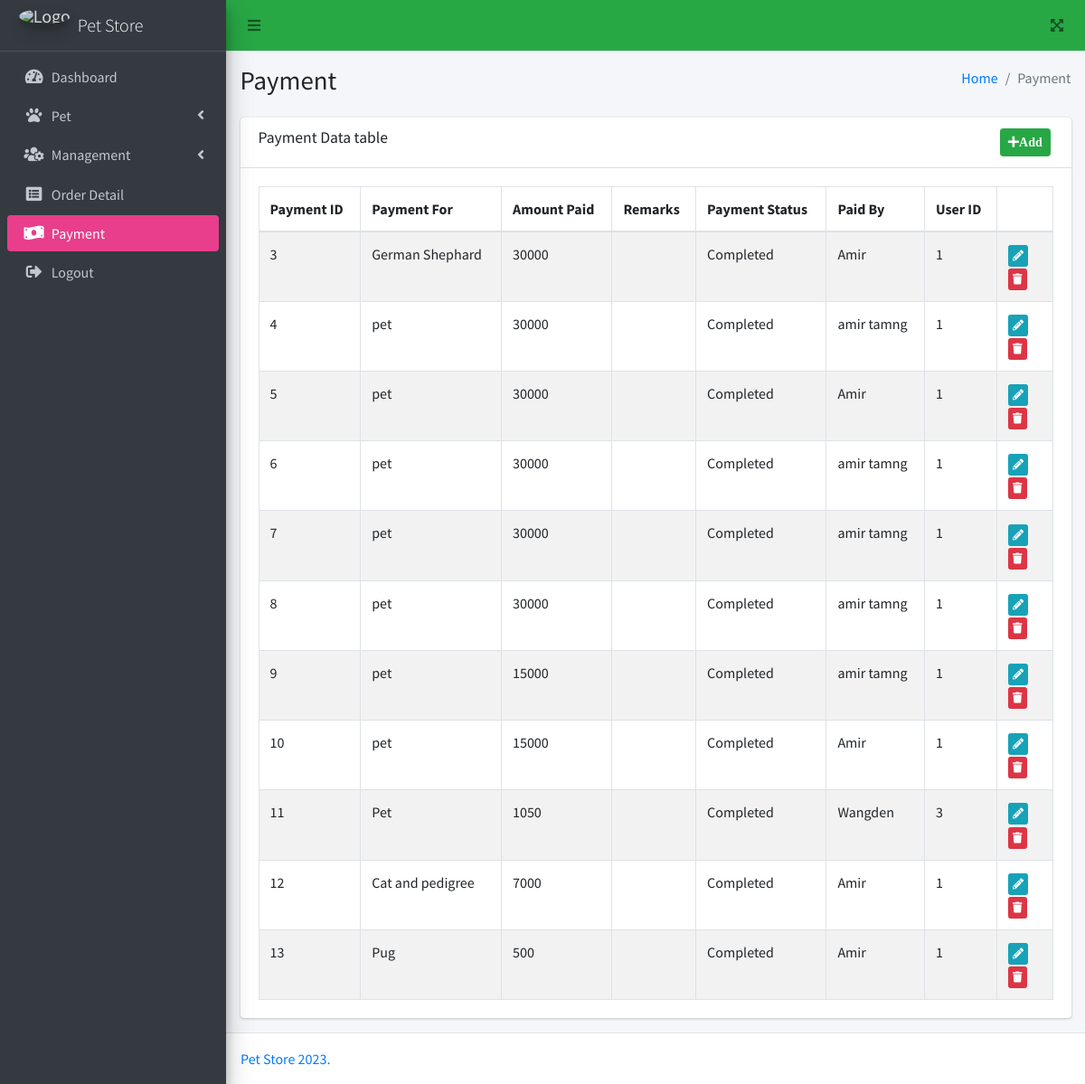
Screenshot of /pets/public/admin/Client/payment.php with the database file from the repository.
### tables this page shows
CREATE TABLE `tbl_payment` (
  `payment_id` int NOT NULL AUTO_INCREMENT,
  `payment_for` varchar(30) NOT NULL,
  `amount_paid` float NOT NULL,
  `remarks` varchar(100) DEFAULT NULL,
  `payment_status` varchar(20) NOT NULL,
  `paid_by` varchar(30) NOT NULL,
  `user_id` int NOT NULL,
  PRIMARY KEY (`payment_id`),
  KEY `user_id` (`user_id`),
  CONSTRAINT `tbl_payment_ibfk_1` FOREIGN KEY (`user_id`) REFERENCES `tbl_user` (`user_id`) ON DELETE CASCADE ON UPDATE CASCADE
);

### pets/public/admin/Client/payment.php (the view, shortened to what this page needs)
<?php
$hostname = 'db';
$username = 'admin1';
$password = 'password';
$dbname = 'pets';
$pdo = new PDO("mysql:host=$hostname;dbname=$dbname", $username, $password);
try {
  $stmt = $pdo->prepare('SELECT * FROM tbl_payment');
  $stmt->execute();
  $payment = $stmt->fetchAll(PDO::FETCH_ASSOC);
} catch (PDOException $e) {
  die("Error: " . $e->getMessage());
}
?>
<!DOCTYPE html>
<html lang="en">
<head>
  <link rel="stylesheet" href="../plugins/fontawesome-free/css/all.min.css">
  <link rel="stylesheet" href="../plugins/datatables-bs4/css/dataTables.bootstrap4.min.css">
  <link rel="stylesheet" href="../plugins/datatables-responsive/css/responsive.bootstrap4.min.css">
  <link rel="stylesheet" href="../plugins/datatables-buttons/css/buttons.bootstrap4.min.css">
  <link rel="stylesheet" href="../dist/css/adminlte.min.css">
</head>
<body class="hold-transition sidebar-mini">
  <div class="wrapper">
    <nav class="main-header navbar navbar-expand navbar-light navbar-green">
      <ul class="navbar-nav">
        <li class="nav-item">
          <a class="nav-link" data-widget="pushmenu" href="#" role="button"><i class="fas fa-bars"></i></a>
        </li>
      </ul>
      <ul class="navbar-nav ml-auto">
        <li class="nav-item">
          <a class="nav-link" data-widget="fullscreen" href="#" role="button">
            <i class="fas fa-expand-arrows-alt"></i>
          </a>
        </li>
      </ul>
    </nav>
    <aside class="main-sidebar sidebar-dark-primary elevation-4">
      <a href="/index.php" class="brand-link">
        <img src="../dist/img/logo.jpg" alt="Logo" class="brand-image img-circle elevation-3" style="opacity: .8">
        <span href="dashboard.php" class="brand-text font-weight-light">Pet Store</span>
      </a>
      <div class="sidebar">
        <nav class="mt-2">
          <ul class="nav nav-pills nav-sidebar flex-column" data-widget="treeview" role="menu" data-accordion="false">
            <li class="nav-item">
              <a href="dashboard.php" class="nav-link">
                <i class="nav-icon fas fa-tachometer-alt"></i>
                <p>Dashboard</p>
              </a>
            </li>
            <li class="nav-item">
              <a class="nav-link">
                <i class="nav-icon fas fa-paw"></i>
                <p>Pet<i class="fas fa-angle-left right"></i><span class="badge badge-info right"></span></p>
              </a>
            </li>
            <li class="nav-item">
              <a class="nav-link">
                <i class="nav-icon fas fa-users-cog"></i>
                <p>
                  Management
                  <i class="fas fa-angle-left right"></i>
                </p>
              </a>
            </li>
            <li class="nav-item">
              <a href="orderdetail.php" class="nav-link">
                <i class="nav-icon fas fa-list-alt"></i>
                <p>
                  Order Detail
                </p>
              </a>
            </li>
            <li class="nav-item">
              <a href="payment.php" class="nav-link" style="background-color: #e83e8c; color: white;">
                <i class="nav-icon fas fa-money-bill-wave"></i>
                <p>
                  Payment
                </p>
              </a>
            </li>
            <li class="nav-item">
              <a href="../adminlogout.php" class="nav-link" onclick="return confirm('Are you sure you want to logout?');">
                <i class="nav-icon fas fa-sign-out-alt"></i>
                <p>
                  Logout
                </p>
              </a>
            </li>
          </ul>
        </nav>
      </div>
    </aside>
    <div class="content-wrapper">
      <section class="content-header">
        <div class="container-fluid">
          <div class="row mb-2">
            <div class="col-sm-6">
              <h1>Payment</h1>
            </div>
            <div class="col-sm-6">
              <ol class="breadcrumb float-sm-right">
                <li class="breadcrumb-item"><a href="#">Home</a></li>
                <li class="breadcrumb-item active">Payment</li>
              </ol>
            </div>
          </div>
        </div>
      </section>
      <section class="content">
        <div class="container-fluid">
          <div class="row">
            <div class="col-12">
              <div class="card">
                <div class="card-header">
                  <h3 class="card-title">Payment Data table</h3>
                  <button type="button" class="btn btn-success btn-sm" data-toggle="modal" data-target="#add" style="margin-left:77%"><i class="fa fa-plus">Add</i>
                  </button>
                </div>
                <div class="card-body">
                  <table id="example1" class="table table-bordered table-striped">
                    <thead>
                      <tr>
                        <th>Payment ID</th>
                        <th>Payment For</th>
                        <th>Amount Paid</th>
                        <th>Remarks</th>
                        <th>Payment Status</th>
                        <th>Paid By</th>
                        <th>User ID</th>
                        <th width="7%"></th>
                      </tr>
                    </thead>
                    <tbody>
                      <?php foreach ($payment as $pay) : ?>
                        <tr>
                          <td><?= $pay['payment_id']; ?></td>
                          <td><?= $pay['payment_for']; ?></td>
                          <td><?= $pay['amount_paid']; ?></td>
                          <td><?= $pay['remarks']; ?></td>
                          <td><?= $pay['payment_status']; ?></td>
                          <td><?= $pay['paid_by']; ?></td>
                          <td><?= $pay['user_id']; ?></td>
                          <td>
                            <button type="button" class="btn btn-info btn-xs" data-toggle="modal" data-target="#update"><i class="fa fa-pencil-alt"></i>
                            </button>
                            <button type="button" class="btn btn-danger btn-xs"><i class="fa fa-trash"></i>
                            </button>
                          </td>
                        </tr>
                      <?php endforeach; ?>
                    </tbody>
                  </table>
                </div>
              </div>
            </div>
          </div>
        </div>
      </section>
    </div>
    <footer class="main-footer">
      <a class="text-black">Pet Store 2023.</a>
    </footer>
  </div>
</body>
</html>

### rows the page displays
tbl_payment: payment_id "3", payment_for "German Shephard", amount_paid "30000", payment_status "Completed", paid_by "Amir", user "1"
tbl_payment: payment_id "4", payment_for "pet", amount_paid "30000", payment_status "Completed", paid_by "amir tamng", user "1"
tbl_payment: payment_id "5", payment_for "pet", amount_paid "30000", payment_status "Completed", paid_by "Amir", user "1"
tbl_payment: payment_id "6", payment_for "pet", amount_paid "30000", payment_status "Completed", paid_by "amir tamng", user "1"
tbl_payment: payment_id "7", payment_for "pet", amount_paid "30000", payment_status "Completed", paid_by "amir tamng", user "1"
tbl_payment: payment_id "8", payment_for "pet", amount_paid "30000", payment_status "Completed", paid_by "amir tamng", user "1"
tbl_payment: payment_id "9", payment_for "pet", amount_paid "15000", payment_status "Completed", paid_by "amir tamng", user "1"
tbl_payment: payment_id "10", payment_for "pet", amount_paid "15000", payment_status "Completed", paid_by "Amir", user "1"
tbl_payment: payment_id "11", payment_for "Pet", amount_paid "1050", payment_status "Completed", paid_by "Wangden", user "3"
tbl_payment: payment_id "12", payment_for "Cat and pedigree", amount_paid "7000", payment_status "Completed", paid_by "Amir", user "1"
tbl_payment: payment_id "13", payment_for "Pug", amount_paid "500", payment_status "Completed", paid_by "Amir", user "1"
